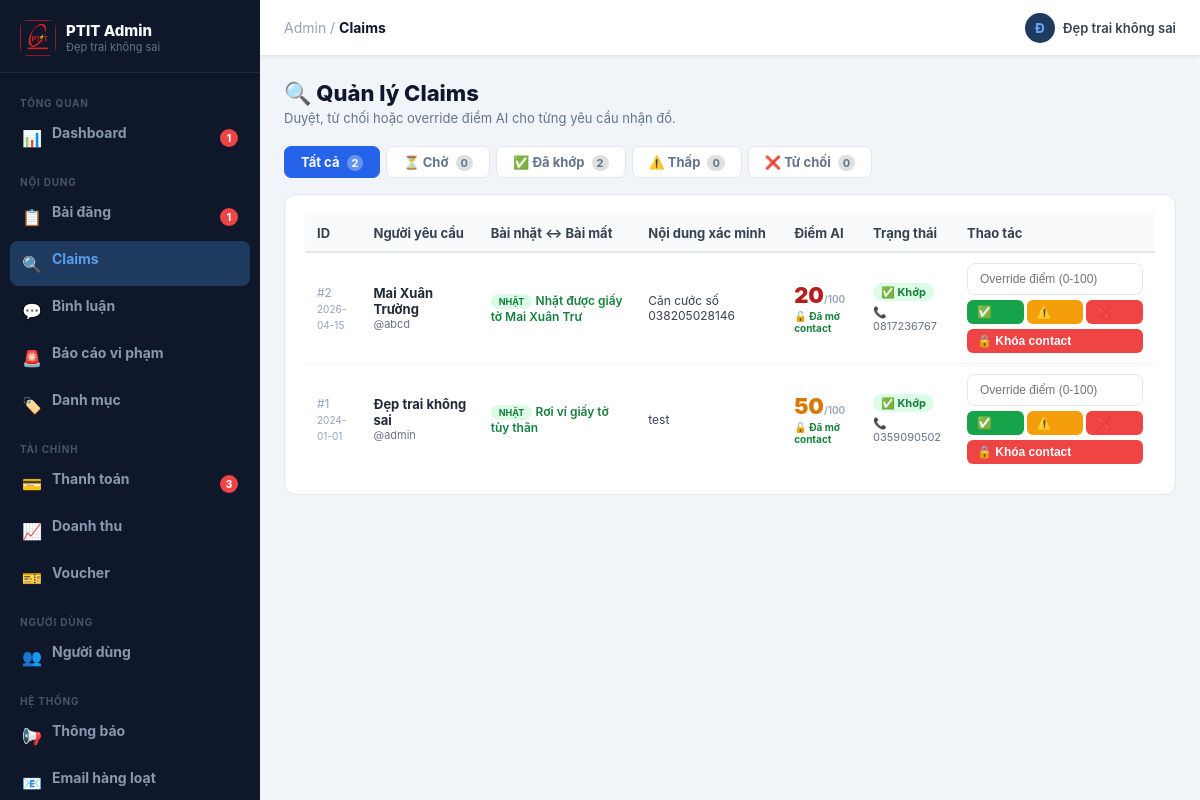
Page /admin/claims (signed in) on the committed database.
### tables this page shows
CREATE TABLE users (
        id INTEGER PRIMARY KEY AUTOINCREMENT,
        full_name TEXT NOT NULL,
        username TEXT NOT NULL UNIQUE,
        password TEXT NOT NULL,
        role TEXT NOT NULL DEFAULT 'user',
        created_at TEXT NOT NULL
    , is_locked INTEGER NOT NULL DEFAULT 0, email TEXT, force_password_change INTEGER DEFAULT 0, email_verified INTEGER DEFAULT 0, email_token TEXT, avatar TEXT, bio TEXT);

CREATE TABLE claims (
        id INTEGER PRIMARY KEY AUTOINCREMENT,
        lost_post_id INTEGER,
        found_post_id INTEGER NOT NULL,
        claimer_user_id INTEGER NOT NULL,
        claim_description TEXT,
        ai_score INTEGER DEFAULT 0,
        status TEXT NOT NULL DEFAULT 'pending',
        created_at TEXT NOT NULL, owner_confirmed INTEGER DEFAULT 0, contact_unlocked INTEGER DEFAULT 0, owner_reviewed_at TEXT, ai_reason TEXT,
        FOREIGN KEY(lost_post_id) REFERENCES posts(id),
        FOREIGN KEY(found_post_id) REFERENCES posts(id),
        FOREIGN KEY(claimer_user_id) REFERENCES users(id)
    );

CREATE TABLE posts (
        id INTEGER PRIMARY KEY AUTOINCREMENT,
        title TEXT NOT NULL,
        category TEXT NOT NULL,
        description TEXT,
        event_date TEXT,
        location TEXT NOT NULL,
        city TEXT,
        campus TEXT,
        contact TEXT NOT NULL,
        image TEXT,
        post_type TEXT NOT NULL,   -- lost / found
        status TEXT NOT NULL DEFAULT 'active',  -- active / resolved / hidden
        priority INTEGER NOT NULL DEFAULT 0,    -- 0 thường, 1 nổi bật, 2 ưu tiên, 3 tìm gấp
        created_at TEXT NOT NULL,
        user_id INTEGER, verification_hint TEXT, private_verification_note TEXT, package_key TEXT, vip_started_at TEXT, vip_expires_at TEXT, is_pinned INTEGER DEFAULT 0, pin_expires_at TEXT, label TEXT, is_scam_warned INTEGER DEFAULT 0, tags TEXT DEFAULT '',
        FOREIGN KEY(user_id) REFERENCES users(id)
    );

### app_legacy.py (the view)
@app.route("/admin/claims")
@login_required
@admin_required
def admin_claims():
    status_filter = request.args.get("status", "")
    conn = connect_db()
    base_sql = """
        SELECT c.*, p_lost.title as lost_title, p_found.title as found_title,
               u.full_name as claimer_name, u.username as claimer_username,
               p_found.contact as found_contact
        FROM claims c
        LEFT JOIN posts p_lost ON c.lost_post_id = p_lost.id
        LEFT JOIN posts p_found ON c.found_post_id = p_found.id
        LEFT JOIN users u ON c.claimer_user_id = u.id
    """
    params = []
    if status_filter in ("pending", "matched", "low_match", "rejected", "owner_confirmed"):
        base_sql += " WHERE c.status=?"
        params.append(status_filter)
    base_sql += " ORDER BY c.id DESC"
    claims = conn.execute(base_sql, params).fetchall()
    claim_counts = {
        "all":       conn.execute("SELECT COUNT(*) as c FROM claims").fetchone()["c"],
        "pending":   conn.execute("SELECT COUNT(*) as c FROM claims WHERE status='pending'").fetchone()["c"],
        "matched":   conn.execute("SELECT COUNT(*) as c FROM claims WHERE status IN ('matched','owner_confirmed')").fetchone()["c"],
        "low_match": conn.execute("SELECT COUNT(*) as c FROM claims WHERE status='low_match'").fetchone()["c"],
        "rejected":  conn.execute("SELECT COUNT(*) as c FROM claims WHERE status='rejected'").fetchone()["c"],
    }
    conn.close()
    return render_template("admin_claims.html", claims=claims,
                           status_filter=status_filter, claim_counts=claim_counts)

### app_legacy.py (called while the page is built)
def connect_db():
    conn = sqlite3.connect(DB_PATH)
    conn.row_factory = sqlite3.Row
    conn.create_function("norm_vn", 1, normalize_vn)
    return conn

def login_required(view_func):
    @wraps(view_func)
    def wrapper(*args, **kwargs):
        if "user_id" not in session:
            flash("Bạn cần đăng nhập để sử dụng chức năng này.", "warning")
            return redirect(url_for("login"))
        return view_func(*args, **kwargs)
    return wrapper

def admin_required(view_func):
    @wraps(view_func)
    def wrapper(*args, **kwargs):
        if session.get("role") != "admin":
            flash("Bạn không có quyền truy cập trang quản trị.", "danger")
            return redirect(url_for("home"))
        return view_func(*args, **kwargs)
    return wrapper

    @app.context_processor
    def _inject_csrf():
        return {"csrf_token": generate_csrf}

### templates/admin_claims.html (shortened to what this page needs)
{% extends "base_admin.html" %}
{% block admin_title %}Claims{% endblock %}
{% block admin_content %}
<div class="adm-page-head">
    <h1>🔍 Quản lý Claims</h1>
    <p>Duyệt, từ chối hoặc override điểm AI cho từng yêu cầu nhận đồ.</p>
</div>
<div class="adm-tabs" style="margin-bottom:16px;">
    <a href="{{ url_for('admin_claims') }}" class="adm-tab {{ 'active' if not status_filter }}">
        Tất cả <span class="count">{{ claim_counts.all }}</span>
    </a>
    <a href="{{ url_for('admin_claims', status='pending') }}" class="adm-tab {{ 'active' if status_filter=='pending' }}">
        ⏳ Chờ <span class="count">{{ claim_counts.pending }}</span>
    </a>
    <a href="{{ url_for('admin_claims', status='matched') }}" class="adm-tab {{ 'active' if status_filter=='matched' }}">
        ✅ Đã khớp <span class="count">{{ claim_counts.matched }}</span>
    </a>
    <a href="{{ url_for('admin_claims', status='low_match') }}" class="adm-tab {{ 'active' if status_filter=='low_match' }}">
        ⚠️ Thấp <span class="count">{{ claim_counts.low_match }}</span>
    </a>
    <a href="{{ url_for('admin_claims', status='rejected') }}" class="adm-tab {{ 'active' if status_filter=='rejected' }}">
        ❌ Từ chối <span class="count">{{ claim_counts.rejected }}</span>
    </a>
</div>
<div class="adm-card">
<div class="adm-table-wrap">
    <table class="adm-table">
        <thead>
            <tr>
                <th>ID</th><th>Người yêu cầu</th><th>Bài nhặt ↔ Bài mất</th>
                <th>Nội dung xác minh</th><th>Điểm AI</th>
                <th>Trạng thái</th><th style="min-width:200px;">Thao tác</th>
            </tr>
        </thead>
        <tbody>
            {% for c in claims %}
            <tr>
                <td>
                    <span style="color:#94a3b8;font-size:12px;">#{{ c["id"] }}</span><br>
                    <span style="font-size:10px;color:#94a3b8;">{{ c["created_at"][:10] }}</span>
                </td>
                <td>
                    <div style="font-weight:700;font-size:13px;">{{ c["claimer_name"] }}</div>
                    <div style="font-size:11px;color:#6b7280;">@{{ c["claimer_username"] }}</div>
                </td>
                <td style="font-size:12px;">
                    <div>
                        <span class="adm-badge adm-badge-active" style="font-size:9px;">NHẶT</span>
                        <a href="{{ url_for('post_detail', post_id=c['found_post_id']) }}" style="color:#15803d;font-weight:600;">
                            {{ (c["found_title"] or "")[:30] }}
                        </a>
                    </div>
                </td>
                <td style="max-width:180px;font-size:12px;color:#374151;">
                    {{ c["claim_description"][:100] }}{% if c['claim_description'] and c['claim_description']|length > 100 %}…{% endif %}
                </td>
                <td>
                    {% set score = c['ai_score'] %}
                    <div style="font-size:22px;font-weight:900;color:{{ '#15803d' if score >= 70 else ('#d97706' if score >= 50 else '#b91c1c') }};">
                        {{ score }}<span style="font-size:10px;font-weight:600;color:#94a3b8;">/100</span>
                    </div>
                    {% if c['contact_unlocked'] %}
                    <div style="font-size:10px;color:#15803d;margin-top:2px;font-weight:700;">🔓 Đã mở contact</div>
                    {% endif %}
                </td>
                <td>
                    {% if c['status'] in ('matched','owner_confirmed') %}
                        <span class="adm-badge adm-badge-active">✅ Khớp</span>
                    {% elif c['status'] == 'low_match' %}
                        <span class="adm-badge adm-badge-pending">⚠️ Thấp</span>
                    {% elif c['status'] == 'rejected' %}
                        <span class="adm-badge adm-badge-rejected">❌ Từ chối</span>
                    {% else %}
                        <span class="adm-badge adm-badge-hidden">⏳ Chờ</span>
                    {% endif %}
                    {% if c['found_contact'] %}
                    <div style="margin-top:4px;font-size:11px;color:#64748b;">📞 {{ c["found_contact"] }}</div>
                    {% endif %}
                </td>
                <td>
                    <div style="display:flex;flex-direction:column;gap:5px;">
                        <form method="POST" action="{{ url_for('update_claim_status', claim_id=c['id']) }}">
                            <input type="number" name="override_score" min="0" max="100"
                                   placeholder="Override điểm (0-100)"
                                   class="adm-form-input" style="margin-bottom:5px;font-size:12px;">
                            <div style="display:flex;gap:3px;flex-wrap:wrap;">
                                <button type="submit" name="status" value="matched"
                                    class="adm-btn adm-btn-sm adm-btn-success" style="flex:1;">✅</button>
                                <button type="submit" name="status" value="low_match"
                                    class="adm-btn adm-btn-sm adm-btn-warning" style="flex:1;">⚠️</button>
                                <button type="button" class="adm-btn adm-btn-sm adm-btn-danger" style="flex:1;"
                                    onclick="admConfirm('Từ chối claim?', this.closest('form'), {danger:true,icon:'❌',okLabel:'Từ chối',setField:{name:'status',value:'rejected'}})">❌</button>
                            </div>
                        </form>
                        <form method="POST" action="{{ url_for('admin_toggle_contact', claim_id=c['id']) }}">
                            {% if c["contact_unlocked"] %}
                            <button type="button" class="adm-btn adm-btn-sm adm-btn-danger" style="width:100%;"
                                onclick="admConfirm('Khóa contact?', this.closest('form'), {danger:true,icon:'🔒',okLabel:'Khóa'})">🔒 Khóa contact</button>
                            {% else %}
                            <button type="submit" class="adm-btn adm-btn-sm adm-btn-success" style="width:100%;">🔓 Mở contact</button>
                            {% endif %}
                        </form>
                    </div>
                </td>
            </tr>
            {% else %}
            <tr><td colspan="7" style="text-align:center;color:#94a3b8;padding:40px;">
                {% if status_filter %}Không có yêu cầu nào.{% else %}Chưa có yêu cầu xác minh nào.{% endif %}
            </td></tr>
            {% endfor %}
        </tbody>
    </table>
</div>
</div>
{% endblock %}

### templates/base_admin.html (shortened to what this page needs)
<!DOCTYPE html>
<html lang="vi">
<head>
    <link rel="stylesheet" href="{{ url_for('static', filename='css/style.css') }}">
</head>
<body class="admin-body">
<div class="adm-layout">
    <aside class="adm-sidebar" id="adminSidebar">
        <div class="adm-sidebar-logo">
            <img src="{{ url_for('static', filename='images/logo.png') }}" alt="Logo">
            <div>
                <div class="adm-sidebar-logo-text">PTIT Admin</div>
                <div class="adm-sidebar-logo-sub">{{ session.get('full_name','Admin') }}</div>
            </div>
        </div>
        <nav class="adm-nav">
            <div class="adm-nav-section">Tổng quan</div>
            <a href="{{ url_for('admin_dashboard') }}" class="adm-nav-item {% if request.endpoint == 'admin_dashboard' %}active{% endif %}">
                <span class="icon">📊</span><span class="label">Dashboard</span>
                {% if admin_pending_posts > 0 %}
                <span class="adm-nav-badge">{{ admin_pending_posts }}</span>
                {% endif %}
            </a>
            <div class="adm-nav-section">Nội dung</div>
            <a href="{{ url_for('admin_posts') }}" class="adm-nav-item {% if request.endpoint in ('admin_posts',) %}active{% endif %}">
                <span class="icon">📋</span><span class="label">Bài đăng</span>
                {% if admin_pending_posts > 0 %}
                <span class="adm-nav-badge">{{ admin_pending_posts }}</span>
                {% endif %}
            </a>
            <a href="{{ url_for('admin_claims') }}" class="adm-nav-item {% if request.endpoint == 'admin_claims' %}active{% endif %}">
                <span class="icon">🔍</span><span class="label">Claims</span>
            </a>
            <a href="{{ url_for('admin_comments_list') }}" class="adm-nav-item {% if request.endpoint == 'admin_comments_list' %}active{% endif %}">
                <span class="icon">💬</span><span class="label">Bình luận</span>
            </a>
            <a href="{{ url_for('admin_reports') }}" class="adm-nav-item {% if request.endpoint == 'admin_reports' %}active{% endif %}">
                <span class="icon">🚨</span>
                <span class="label">Báo cáo vi phạm</span>
            </a>
            <a href="{{ url_for('admin_categories') }}" class="adm-nav-item {% if request.endpoint in ('admin_categories',) %}active{% endif %}">
                <span class="icon">🏷️</span><span class="label">Danh mục</span>
            </a>
            <div class="adm-nav-section">Tài chính</div>
            <a href="{{ url_for('admin_payments') }}" class="adm-nav-item {% if request.endpoint == 'admin_payments' %}active{% endif %}">
                <span class="icon">💳</span><span class="label">Thanh toán</span>
                {% if admin_pending_payments > 0 %}
                <span class="adm-nav-badge">{{ admin_pending_payments }}</span>
                {% endif %}
            </a>
            <a href="{{ url_for('admin_revenue') }}" class="adm-nav-item {% if request.endpoint == 'admin_revenue' %}active{% endif %}">
                <span class="icon">📈</span><span class="label">Doanh thu</span>
            </a>
            <a href="{{ url_for('admin_vouchers') }}" class="adm-nav-item {% if request.endpoint == 'admin_vouchers' %}active{% endif %}">
                <span class="icon">🎫</span><span class="label">Voucher</span>
            </a>
            <div class="adm-nav-section">Người dùng</div>
            <a href="{{ url_for('admin_users') }}" class="adm-nav-item {% if request.endpoint in ('admin_users','admin_user_profile') %}active{% endif %}">
                <span class="icon">👥</span><span class="label">Người dùng</span>
            </a>
            <div class="adm-nav-section">Hệ thống</div>
            <a href="{{ url_for('admin_announcements') }}" class="adm-nav-item {% if request.endpoint == 'admin_announcements' %}active{% endif %}">
                <span class="icon">📢</span><span class="label">Thông báo</span>
            </a>
            <a href="{{ url_for('admin_bulk_email') }}" class="adm-nav-item {% if request.endpoint == 'admin_bulk_email' %}active{% endif %}">
                <span class="icon">📧</span><span class="label">Email hàng loạt</span>
            </a>
        </nav>
    </aside>
    <div class="adm-main">
        <div class="adm-topbar">
            <div class="adm-topbar-breadcrumb">
                <span style="color:#94a3b8;">Admin</span>
                {% block admin_breadcrumb %}<span style="color:#94a3b8;"> / </span><strong>{{ self.admin_title() }}</strong>{% endblock %}
            </div>
            <div class="adm-topbar-actions">
                <div class="adm-topbar-user">
                    <div class="adm-topbar-avatar">{{ (session.get('full_name','A') or 'A')[0]|upper }}</div>
                    <span style="font-weight:600;">{{ session.get('full_name') }}</span>
                </div>
            </div>
        </div>
        <div class="adm-content">
            {% block admin_content %}{% endblock %}
        </div>
    </div>
</div>
</body>
</html>

### static/css/style.css (style rules this page uses)
* { margin: 0; padding: 0; box-sizing: border-box; }
body { font-family: "Segoe UI", Tahoma, Geneva, Verdana, sans-serif; background: #f3f6fb; color: #1f2937; }
a { text-decoration: none; color: inherit; }
.label { font-size: 14px; opacity: 0.92; margin-bottom: 10px; font-weight: 700; }
table { width: 100%; border-collapse: collapse; }
thead { background: #ecfdf5; }
th, td { padding: 14px; border-bottom: 1px solid #e5e7eb; text-align: left; }
html { scroll-behavior: smooth; }

### rows in the picture
users: get "Đẹp trai không sai"
claims: id "2", created_at "2026-04-15", claimer_name "Mai Xuân Trường", claimer_username "abcd", claim_description "Căn cước số 038205028146", ai_score "20", contact_unlocked "🔓 Đã mở contact", status "✅ Khớp", found_contact "0817236767"
posts: title "Nhặt được giấy tờ Mai Xuân Trư"
claims: id "1", created_at "2024-01-01", claimer_name "Đẹp trai không sai", claimer_username "admin", claim_description "test", ai_score "50", contact_unlocked "🔓 Đã mở contact", status "✅ Khớp", found_contact "0359090502"
posts: title "Rơi ví giấy tờ tùy thân"

### other values in the picture
{{ admin_pending_posts }} "1"
{{ admin_pending_payments }} "3"
{{ (session.get('full_name','A') or 'A')[0]|upper }} "Đ"
{{ claim_counts.all }} "2"
{{ claim_counts.pending }} "0"
{{ claim_counts.matched }} "2"
{{ claim_counts.low_match }} "0"
{{ claim_counts.rejected }} "0"
